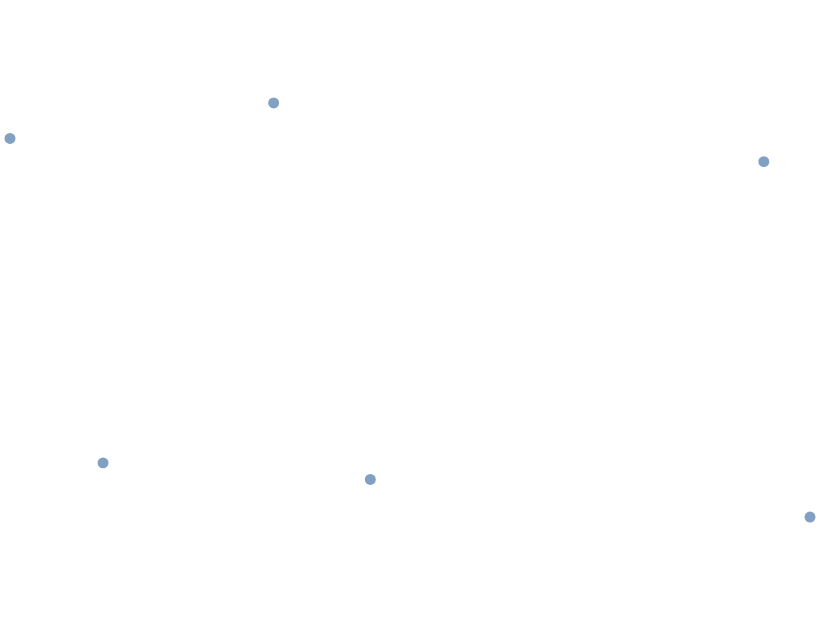

Specify this chart in Vega-Lite:
### Vega-Lite specification from a JSON file in a GitHub repository (floating-point values rounded to 4 significant figures)
{"$schema": "https://vega.github.io/schema/vega-lite/v6.json", "padding": 5, "autosize": "none", "width": 400, "height": 300, "data": {"values": [{"lon": -74, "lat": 40.7, "n": 8}, {"lon": 2.35, "lat": 48.85, "n": 5}, {"lon": 139.7, "lat": 35.7, "n": 9}, {"lon": 151.2, "lat": -33.9, "n": 3}, {"lon": -43.2, "lat": -22.9, "n": 6}, {"lon": 28, "lat": -26.2, "n": 2}]}, "projection": {"type": "equalEarth"}, "mark": "circle", "encoding": {"longitude": {"field": "lon", "type": "quantitative"}, "latitude": {"field": "lat", "type": "quantitative"}}}
